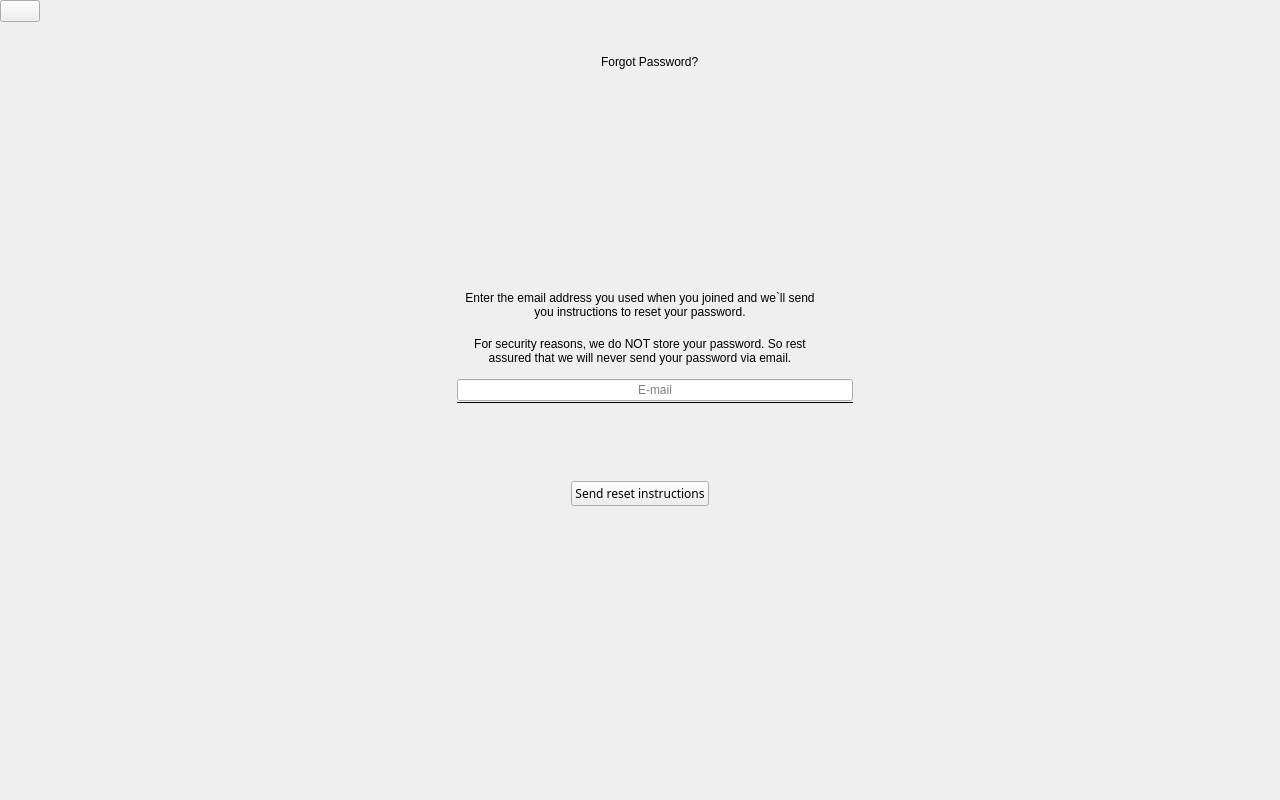
<?xml version="1.0" encoding="UTF-8"?>
<ui version="4.0">
 <class>ForgotPasswordBig</class>
 <widget class="QWidget" name="ForgotPasswordBig">
  <property name="geometry">
   <rect>
    <x>0</x>
    <y>0</y>
    <width>1280</width>
    <height>800</height>
   </rect>
  </property>
  <property name="windowTitle">
   <string>Form</string>
  </property>
  <layout class="QVBoxLayout" name="verticalLayout">
   <property name="spacing">
    <number>0</number>
   </property>
   <property name="leftMargin">
    <number>0</number>
   </property>
   <property name="topMargin">
    <number>0</number>
   </property>
   <property name="rightMargin">
    <number>0</number>
   </property>
   <property name="bottomMargin">
    <number>0</number>
   </property>
   <item>
    <layout class="QHBoxLayout" name="horizontalLayout_28">
     <property name="spacing">
      <number>0</number>
     </property>
     <item>
      <layout class="QVBoxLayout" name="verticalLayout_30">
       <property name="spacing">
        <number>0</number>
       </property>
       <item>
        <widget class="QPushButton" name="btBack">
         <property name="cursor">
          <cursorShape>PointingHandCursor</cursorShape>
         </property>
         <property name="focusPolicy">
          <enum>Qt::StrongFocus</enum>
         </property>
         <property name="icon">
          <iconset resource="../../DapChainVpnGui/resources/DapChainVpnGui.qrc">
           <normaloff>:/pics/back_icon.png</normaloff>:/pics/back_icon.png</iconset>
         </property>
         <property name="flat">
          <bool>false</bool>
         </property>
        </widget>
       </item>
       <item>
        <spacer name="verticalSpacer_25">
         <property name="orientation">
          <enum>Qt::Vertical</enum>
         </property>
         <property name="sizeType">
          <enum>QSizePolicy::Expanding</enum>
         </property>
         <property name="sizeHint" stdset="0">
          <size>
           <width>20</width>
           <height>20</height>
          </size>
         </property>
        </spacer>
       </item>
      </layout>
     </item>
     <item>
      <spacer name="horizontalSpacer_47">
       <property name="orientation">
        <enum>Qt::Horizontal</enum>
       </property>
       <property name="sizeType">
        <enum>QSizePolicy::Expanding</enum>
       </property>
       <property name="sizeHint" stdset="0">
        <size>
         <width>40</width>
         <height>20</height>
        </size>
       </property>
      </spacer>
     </item>
     <item>
      <layout class="QVBoxLayout" name="verticalLayout_20">
       <property name="spacing">
        <number>0</number>
       </property>
       <item>
        <spacer name="verticalSpacer_24">
         <property name="orientation">
          <enum>Qt::Vertical</enum>
         </property>
         <property name="sizeType">
          <enum>QSizePolicy::Fixed</enum>
         </property>
         <property name="sizeHint" stdset="0">
          <size>
           <width>20</width>
           <height>29</height>
          </size>
         </property>
        </spacer>
       </item>
       <item>
        <layout class="QVBoxLayout" name="verticalLayout_31">
         <item>
          <widget class="QLabel" name="lbTitle">
           <property name="text">
            <string>Forgot Password?</string>
           </property>
          </widget>
         </item>
        </layout>
       </item>
      </layout>
     </item>
     <item>
      <spacer name="horizontalSpacer_48">
       <property name="orientation">
        <enum>Qt::Horizontal</enum>
       </property>
       <property name="sizeType">
        <enum>QSizePolicy::Expanding</enum>
       </property>
       <property name="sizeHint" stdset="0">
        <size>
         <width>40</width>
         <height>20</height>
        </size>
       </property>
      </spacer>
     </item>
     <item>
      <layout class="QVBoxLayout" name="verticalLayout_32">
       <property name="spacing">
        <number>0</number>
       </property>
       <item>
        <widget class="QFrame" name="wgBackSpacing">
         <property name="frameShape">
          <enum>QFrame::NoFrame</enum>
         </property>
         <property name="frameShadow">
          <enum>QFrame::Raised</enum>
         </property>
        </widget>
       </item>
       <item>
        <spacer name="verticalSpacer_28">
         <property name="orientation">
          <enum>Qt::Vertical</enum>
         </property>
         <property name="sizeType">
          <enum>QSizePolicy::Expanding</enum>
         </property>
         <property name="sizeHint" stdset="0">
          <size>
           <width>20</width>
           <height>20</height>
          </size>
         </property>
        </spacer>
       </item>
      </layout>
     </item>
    </layout>
   </item>
   <item>
    <spacer name="verticalSpacer_3">
     <property name="orientation">
      <enum>Qt::Vertical</enum>
     </property>
     <property name="sizeType">
      <enum>QSizePolicy::Fixed</enum>
     </property>
     <property name="sizeHint" stdset="0">
      <size>
       <width>20</width>
       <height>196</height>
      </size>
     </property>
    </spacer>
   </item>
   <item>
    <widget class="QLabel" name="lblTextFirst">
     <property name="text">
      <string>&lt;html&gt;&lt;head/&gt;&lt;body&gt;&lt;p align=&quot;center&quot;&gt;Enter the email address you used when you joined and we`ll send&lt;br&gt;you instructions to reset your password.&lt;/p&gt;&lt;/body&gt;&lt;/html&gt;</string>
     </property>
     <property name="alignment">
      <set>Qt::AlignCenter</set>
     </property>
    </widget>
   </item>
   <item>
    <spacer name="verticalSpacer_5">
     <property name="orientation">
      <enum>Qt::Vertical</enum>
     </property>
     <property name="sizeType">
      <enum>QSizePolicy::Fixed</enum>
     </property>
     <property name="sizeHint" stdset="0">
      <size>
       <width>20</width>
       <height>18</height>
      </size>
     </property>
    </spacer>
   </item>
   <item>
    <widget class="QLabel" name="lblTextSecond">
     <property name="text">
      <string>For security reasons, we do NOT store your password. So rest&lt;br&gt;assured that we will never send your password via email.</string>
     </property>
     <property name="alignment">
      <set>Qt::AlignCenter</set>
     </property>
    </widget>
   </item>
   <item>
    <widget class="QLabel" name="lbMessage">
     <property name="text">
      <string/>
     </property>
     <property name="alignment">
      <set>Qt::AlignCenter</set>
     </property>
    </widget>
   </item>
   <item>
    <layout class="QHBoxLayout" name="horizontalLayout_14">
     <property name="spacing">
      <number>0</number>
     </property>
     <item>
      <spacer name="horizontalSpacer">
       <property name="orientation">
        <enum>Qt::Horizontal</enum>
       </property>
       <property name="sizeHint" stdset="0">
        <size>
         <width>40</width>
         <height>20</height>
        </size>
       </property>
      </spacer>
     </item>
     <item>
      <widget class="QWidget" name="wgEdits" native="true">
       <layout class="QHBoxLayout" name="horizontalLayout_3">
        <property name="spacing">
         <number>23</number>
        </property>
        <property name="leftMargin">
         <number>0</number>
        </property>
        <property name="topMargin">
         <number>0</number>
        </property>
        <property name="rightMargin">
         <number>0</number>
        </property>
        <property name="bottomMargin">
         <number>0</number>
        </property>
        <item>
         <widget class="QLabel" name="lblMail">
          <property name="sizePolicy">
           <sizepolicy hsizetype="Fixed" vsizetype="Fixed">
            <horstretch>0</horstretch>
            <verstretch>0</verstretch>
           </sizepolicy>
          </property>
          <property name="text">
           <string/>
          </property>
          <property name="scaledContents">
           <bool>true</bool>
          </property>
         </widget>
        </item>
        <item>
         <layout class="QVBoxLayout" name="verticalLayout_5">
          <property name="spacing">
           <number>0</number>
          </property>
          <item>
           <widget class="QLineEdit" name="edMail">
            <property name="text">
             <string/>
            </property>
            <property name="maxLength">
             <number>336</number>
            </property>
            <property name="alignment">
             <set>Qt::AlignCenter</set>
            </property>
            <property name="placeholderText">
             <string>E-mail</string>
            </property>
           </widget>
          </item>
          <item>
           <widget class="Line" name="lineMail">
            <property name="styleSheet">
             <string notr="true"/>
            </property>
            <property name="frameShadow">
             <enum>QFrame::Plain</enum>
            </property>
            <property name="midLineWidth">
             <number>1</number>
            </property>
            <property name="orientation">
             <enum>Qt::Horizontal</enum>
            </property>
           </widget>
          </item>
         </layout>
        </item>
       </layout>
      </widget>
     </item>
     <item>
      <spacer name="horizontalSpacer_3">
       <property name="orientation">
        <enum>Qt::Horizontal</enum>
       </property>
       <property name="sizeHint" stdset="0">
        <size>
         <width>40</width>
         <height>20</height>
        </size>
       </property>
      </spacer>
     </item>
    </layout>
   </item>
   <item>
    <spacer name="verticalSpacer">
     <property name="orientation">
      <enum>Qt::Vertical</enum>
     </property>
     <property name="sizeType">
      <enum>QSizePolicy::Fixed</enum>
     </property>
     <property name="sizeHint" stdset="0">
      <size>
       <width>20</width>
       <height>77</height>
      </size>
     </property>
    </spacer>
   </item>
   <item>
    <layout class="QHBoxLayout" name="horizontalLayout_22">
     <property name="spacing">
      <number>0</number>
     </property>
     <property name="topMargin">
      <number>0</number>
     </property>
     <item>
      <spacer name="horizontalSpacer_37">
       <property name="orientation">
        <enum>Qt::Horizontal</enum>
       </property>
       <property name="sizeType">
        <enum>QSizePolicy::Expanding</enum>
       </property>
       <property name="sizeHint" stdset="0">
        <size>
         <width>40</width>
         <height>20</height>
        </size>
       </property>
      </spacer>
     </item>
     <item>
      <widget class="QPushButton" name="btSend">
       <property name="enabled">
        <bool>true</bool>
       </property>
       <property name="font">
        <font>
         <family>Regular</family>
         <weight>50</weight>
         <italic>false</italic>
         <bold>false</bold>
        </font>
       </property>
       <property name="focusPolicy">
        <enum>Qt::StrongFocus</enum>
       </property>
       <property name="text">
        <string>Send reset instructions</string>
       </property>
       <property name="flat">
        <bool>false</bool>
       </property>
      </widget>
     </item>
     <item>
      <spacer name="horizontalSpacer_38">
       <property name="orientation">
        <enum>Qt::Horizontal</enum>
       </property>
       <property name="sizeHint" stdset="0">
        <size>
         <width>40</width>
         <height>20</height>
        </size>
       </property>
      </spacer>
     </item>
    </layout>
   </item>
   <item>
    <spacer name="verticalSpacer_2">
     <property name="orientation">
      <enum>Qt::Vertical</enum>
     </property>
     <property name="sizeType">
      <enum>QSizePolicy::Expanding</enum>
     </property>
     <property name="sizeHint" stdset="0">
      <size>
       <width>20</width>
       <height>294</height>
      </size>
     </property>
    </spacer>
   </item>
  </layout>
 </widget>
 <resources>
  <include location="../../DapChainVpnGui/resources/DapChainVpnGui.qrc"/>
  <include location="../../DapChainVpnGui/resources/DapChainVpnGui.qrc"/>
 </resources>
 <connections/>
</ui>
